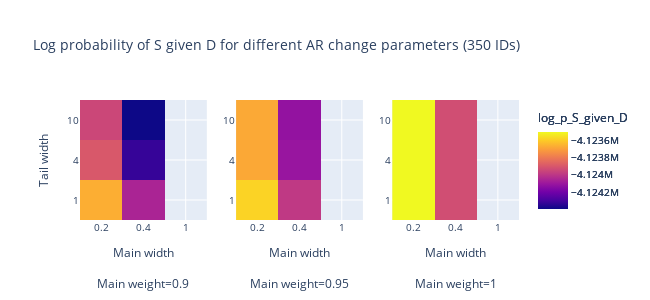

Notebook code for this chart:
### Code cell
params = [
    (0.2, 1, 0.9),
    (0.2, 1, 0.95),
    (0.2, 1, 1),
    (0.2, 4, 0.9),
    (0.2, 4, 0.95),
    (0.2, 4, 1),
    (0.2, 10, 0.9),
    (0.2, 10, 0.95),
    (0.2, 10, 1),
    (0.4, 1, 0.9),
    (0.4, 1, 0.95),
    (0.4, 1, 1),
    (0.4, 4, 0.9),
    (0.4, 4, 0.95),
    (0.4, 4, 1),
    (0.4, 10, 0.9),
    (0.4, 10, 0.95),
    (0.4, 10, 1),
    (1, 1, 0.9),
    (1, 1, 0.95),
    (1, 1, 1),
    (1, 4, 0.9),
    (1, 4, 0.95),
    (1, 4, 1),
    (1, 10, 0.9),
    (1, 10, 0.95),
    (1, 10, 1),
]
labels = ["main width", "tail width", "main weight"]
df_heatmap, IDs = load_and_process_json(272, params, labels)
plot_3_3_heatmaps(df_heatmap, IDs, 0.9, 0.95, 1)

### Figure 1 — Plotly figure (JSON) as saved in the notebook; plotly's stock layout.template omitted (floating-point values rounded to 4 significant figures)
{"data": [{"colorbar": {"title": {"text": "log_p_S_given_D"}}, "type": "heatmap", "x": [0.2, 0.2, 0.2, 0.4, 0.4, 0.4, 1, 1, 1], "xaxis": "x", "y": [1, 4, 10, 1, 4, 10, 1, 4, 10], "yaxis": "y", "z": [-4124000.0, -4124000.0, -4124000.0, -4124000.0, -4124000.0, -4124000.0, null, null, null], "zmax": -4124000.0, "zmin": -4124000.0}, {"colorbar": {"title": {"text": "log_p_S_given_D"}}, "type": "heatmap", "x": [0.2, 0.2, 0.2, 0.4, 0.4, 0.4, 1, 1, 1], "xaxis": "x2", "y": [1, 4, 10, 1, 4, 10, 1, 4, 10], "yaxis": "y2", "z": [-4124000.0, -4124000.0, -4124000.0, -4124000.0, -4124000.0, -4124000.0, null, null, null], "zmax": -4124000.0, "zmin": -4124000.0}, {"colorbar": {"title": {"text": "log_p_S_given_D"}}, "type": "heatmap", "x": [0.2, 0.2, 0.2, 0.4, 0.4, 0.4, 1, 1, 1], "xaxis": "x3", "y": [1, 4, 10, 1, 4, 10, 1, 4, 10], "yaxis": "y3", "z": [-4124000.0, -4124000.0, -4124000.0, -4124000.0, -4124000.0, -4124000.0, null, null, null], "zmax": -4124000.0, "zmin": -4124000.0}], "layout": {"font": {"size": 10}, "height": 300, "title": {"text": "Log probability of S given D for different AR change parameters (350 IDs)"}, "width": 650, "xaxis": {"anchor": "y", "domain": [0, 0.2889], "title": {"text": "Main width<br><br>Main weight=0.9"}, "type": "category"}, "xaxis2": {"anchor": "y2", "domain": [0.3556, 0.6444], "title": {"text": "Main width<br><br>Main weight=0.95"}, "type": "category"}, "xaxis3": {"anchor": "y3", "domain": [0.7111, 1], "title": {"text": "Main width<br><br>Main weight=1"}, "type": "category"}, "yaxis": {"anchor": "x", "domain": [0, 1], "title": {"text": "Tail width"}, "type": "category"}, "yaxis2": {"anchor": "x2", "domain": [0, 1], "type": "category"}, "yaxis3": {"anchor": "x3", "domain": [0, 1], "type": "category"}}}
